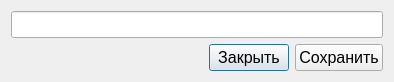
<?xml version="1.0" encoding="UTF-8"?>
<ui version="4.0">
 <class>KeyWordEnter</class>
 <widget class="QDialog" name="KeyWordEnter">
  <property name="geometry">
   <rect>
    <x>0</x>
    <y>0</y>
    <width>394</width>
    <height>78</height>
   </rect>
  </property>
  <property name="windowTitle">
   <string>Dialog</string>
  </property>
  <layout class="QVBoxLayout" name="verticalLayout">
   <item>
    <widget class="QLineEdit" name="edtKey">
     <property name="font">
      <font>
       <pointsize>12</pointsize>
      </font>
     </property>
    </widget>
   </item>
   <item>
    <layout class="QHBoxLayout" name="horizontalLayout">
     <item>
      <spacer name="horizontalSpacer">
       <property name="orientation">
        <enum>Qt::Horizontal</enum>
       </property>
       <property name="sizeHint" stdset="0">
        <size>
         <width>40</width>
         <height>20</height>
        </size>
       </property>
      </spacer>
     </item>
     <item>
      <widget class="QPushButton" name="btnCancel">
       <property name="font">
        <font>
         <pointsize>12</pointsize>
        </font>
       </property>
       <property name="text">
        <string>Закрыть</string>
       </property>
       <property name="icon">
        <iconset>
         <normalon>:/images/close.png</normalon>
        </iconset>
       </property>
      </widget>
     </item>
     <item>
      <widget class="QPushButton" name="btnOK">
       <property name="font">
        <font>
         <pointsize>12</pointsize>
        </font>
       </property>
       <property name="text">
        <string>Сохранить</string>
       </property>
       <property name="icon">
        <iconset>
         <normalon>:/images/save.jpg</normalon>
        </iconset>
       </property>
      </widget>
     </item>
    </layout>
   </item>
  </layout>
 </widget>
 <resources/>
 <connections/>
</ui>
